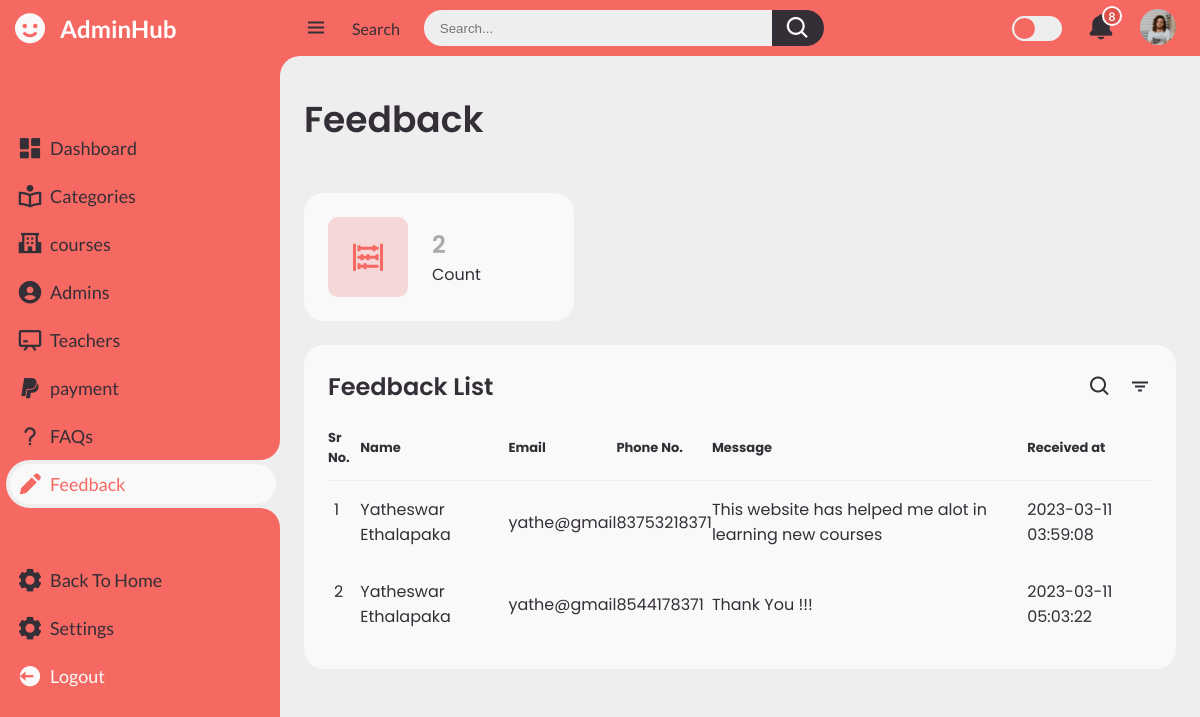
The page /adminpanel/feedback/feedback.php (signed in) on the database its author committed.
### tables this page shows
CREATE TABLE `feedbacks` (
  `id` int(11) NOT NULL,
  `name` text DEFAULT NULL,
  `email` text DEFAULT NULL,
  `phone` text DEFAULT NULL,
  `message` text DEFAULT NULL,
  `sendat` timestamp NOT NULL DEFAULT current_timestamp()
);

### adminpanel/feedback/feedback.php (the view, shortened to what this page needs)
<?php
	if(isset($_SESSION['login']) && $_SESSION['login'] == true){
	require('../config.php');
	$feedback = mysqli_query($db, "SELECT * FROM `feedbacks`");
	$count = mysqli_num_rows($feedback);
?>
<!DOCTYPE html>
<html lang="en">
<head>
	<link href='https://unpkg.com/boxicons@2.0.9/css/boxicons.min.css' rel='stylesheet'>
	<link rel="stylesheet" href="../../css/admin.css">
</head>
<body>
	<section id="sidebar">
		<a href="#" class="brand">
			<i class='bx bxs-smile'></i>
			<span class="text" style="color:white; ">AdminHub</span>
		</a>
		<ul class="side-menu top">
			<li>
				<a href="..\admin.php">
					<i class='bx bxs-dashboard' ></i>
					<span class="text">Dashboard</span>
				</a>
			</li>
			<li>
				<a href="..\category\category.php">
					<i class='bx bx-book-reader' ></i>
					<span class="text">Categories</span>
				</a>
			</li>
			<li>
				<a href="..\courses\courses.php">
					<i class='bx bxs-school'></i>
					<span class="text">courses</span>
				</a>
			</li>
			<li>
				<a href="..\admins\admins.php">
					<i class='bx bxs-user-circle'></i>
					<span class="text">Admins</span>
				</a>
			</li>
			<li>
				<a href="..\teachers\teachers.php">
					<i class='bx bx-chalkboard'></i>
					<span class="text">Teachers</span>
				</a>
			</li>
			<li>
				<a href="..\payment\payment.html">
					<i class='bx bxl-paypal'></i>
					<span class="text">payment</span>
				</a>
			</li>
			<li>
				<a href="..\faqs\faqs.php">
					<i class='bx bx-question-mark'></i>
					<span class="text">FAQs</span>
				</a>
			</li>
			<li class="active">
				<a href="..\feedback\feedback.php">
					<i class='bx bxs-pencil'></i>
					<span class="text">Feedback</span>
				</a>
			</li>
		</ul>
		<ul class="side-menu">
			<li>
				<a href="../../index.php">
					<i class='bx bxs-cog' ></i>
					<span class="text">Back To Home</span>
				</a>
			</li>
			<li>
				<a href="#">
					<i class='bx bxs-cog' ></i>
					<span class="text">Settings</span>
				</a>
			</li>
			<li>
				<a href="../../logout.php" class="logout">
					<i class='bx bxs-log-out-circle' ></i>
					<span class="text">Logout</span>
				</a>
			</li>
		</ul>
	</section>
	<section id="content">
		<nav>
			<i class='bx bx-menu' ></i>
			<a href="#" class="nav-link">Search</a>
			<form action="#">
				<div class="form-input">
					<input type="search" placeholder="Search...">
					<button type="submit" class="search-btn"><i class='bx bx-search' ></i></button>
				</div>
			</form>
			<label for="switch-mode" class="switch-mode"></label>
			<a href="#" class="notification">
				<i class='bx bxs-bell' ></i>
				<span class="num">8</span>
			</a>
			<a href="#" class="profile">
				<img src="..\img/people.png">
			</a>
		</nav>
		<main>
			<div class="head-title">
				<div class="left">
					<h1>Feedback</h1>
				</div>
			</div>
            <ul class="box-info">
                <li style="width:270px;">
                    <i class='bx bx-abacus'></i>
                    <span class="text">
                        <h3><?php echo $count; ?></h3>
                        <p>Count</p>
                    </span>
                </li>
            </ul>
			<div class="table-data">
				<div class="order">
					<div class="head">
						<h3>Feedback List</h3>
						<i class='bx bx-search' ></i>
						<i class='bx bx-filter' ></i>
					</div>
					<table>
						<thead>
							<tr>
								<th>Sr No.</th>
								<th>Name</th>
								<th>Email</th>
								<th>Phone No.</th>
                                <th>Message</th>
								<th>Received at</th>
							</tr>
						</thead>
						<tbody>
							<?php
								if(!$feedback){
									die("Invalid Query !!!". mysqli_connect_error());
								}
								else{
									while($row = mysqli_fetch_assoc($feedback)){
										echo "
										<tr>
											<td>$row[id]</td>
											<td>$row[name]</td>
											<td>$row[email]</td>
											<td>$row[phone]</td>
											<td>$row[message]</td>
											<td>$row[sendat]</td>
										</tr>
										";
									}
								}
							?>
						</tbody>
					</table>
				</div>
			</div>
		</main>
	</section>
</body>
</html>
<?php
	}
	else{
		header("Location: ../../login.php");
	}
?>

### rows shown on the page
feedbacks: id "1", name "Yatheswar Ethalapaka", email "yathe@gmail", phone "83753218371", message "This website has helped me alot in learning new courses", sendat "2023-03-11 03:59:08"
feedbacks: id "2", name "Yatheswar Ethalapaka", email "yathe@gmail", phone "8544178371", message "Thank You !!!", sendat "2023-03-11 05:03:22"

### other values the page prints
$count "2"
